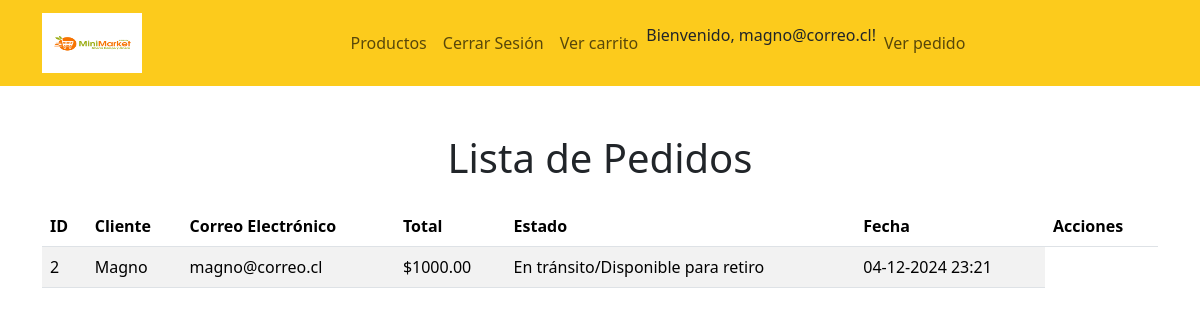
The app's page /estado/ (signed in) with its own data.
### core/models.py (models this page shows, shortened)
class Usuario(AbstractUser):
    PREGUNTAS_RECUPERACION = [
        ('1', '¿Cuál es el nombre de tu primera mascota?'),
        ('2', '¿Cuál es tu comida favorita?'),
        ('3', '¿Cuál es el nombre de tu mejor amigo de la infancia?'),
    ]
    nombre = models.CharField(max_length=150)
    correo = models.EmailField(unique=True)
    pregunta_recuperacion = models.CharField(max_length=1, choices=PREGUNTAS_RECUPERACION)
    respuesta_pregunta = models.CharField(max_length=150)
    rol = models.CharField(max_length=50, choices=[('cliente', 'Cliente'), ('trabajador', 'Trabajador'), ('administrador', 'Administrador')])
    USERNAME_FIELD = 'correo'  # Usa 'correo' para autenticación
    REQUIRED_FIELDS = ['username', 'nombre', 'rol']  # 'username' sigue siendo obligatorio

class Pedido(models.Model):
    ESTADOS = [
        ('PRE', 'Preparación'),
        ('TRA', 'En tránsito/Disponible para retiro'),
        ('ENT', 'Entregado'),
        ('CAN', 'Cancelado'),
    ]
    nombre_cliente = models.CharField(max_length=100)
    direccion_envio = models.CharField(max_length=255)
    correo_electronico = models.EmailField()
    productos = models.ManyToManyField('Producto', through='DetallePedido')
    total = models.DecimalField(max_digits=10, decimal_places=2)
    fecha_pedido = models.DateTimeField(auto_now_add=True)
    estado = models.CharField(max_length=3, choices=ESTADOS, default='PRE')  # Campo de estado

### core/views.py (the view)
# urls.py: path('estado/', views.ver_estado_pedido, name='estado_pedido'),
@login_required
def ver_estado_pedido(request):
    usuario = request.user  # Obtener el usuario actual (suponiendo que el usuario está autenticado)
    pedidos = Pedido.objects.all()
    return render(request, 'core/estado_pedido.html', {'correo': usuario.correo, 'pedidos': pedidos})

### core/templates/core/estado_pedido.html (shortened to what this page needs)
{% extends 'core/base.html' %}
{% block main %}
<div class="container mt-5">
    <h1 class="text-center mb-4">Lista de Pedidos</h1>
    <table class="table table-striped">
        <thead>
            <tr>
                <th>ID</th>
                <th>Cliente</th>
                <th>Correo Electrónico</th>
                <th>Total</th>
                <th>Estado</th>
                <th>Fecha</th>
                <th>Acciones</th>
            </tr>
        </thead>
        <tbody>
            {% for ped in pedidos %}
            {% if ped.correo_electronico == correo %}
            {% if ped.estado == 'TRA' %}
            <td>{{ ped.id }}</td>
            <td>{{ ped.nombre_cliente }}</td>
            <td>{{ ped.correo_electronico }}</td>
            <td>${{ ped.total }}</td>
            <td>{{ ped.get_estado_display }}</td>
            <td>{{ped.fecha_pedido|date:"d-m-Y H:i" }}</td>
            {%else%}
            <th>ID</th>
            {% endif %}
            {% endif %}
            {% endfor %}
        </tbody>
    </table>
</div>
{% endblock %}

### core/templates/core/base.html (shortened to what this page needs)
{% load static %}
<!DOCTYPE html>
<html lang="es">
<head>
    <link rel="stylesheet" href="{% static 'css/bootstrap.css' %}">
    <link rel="stylesheet" href="{% static 'css/style.css' %}">
</head>
<body>
    <nav class="navbar navbar-expand-lg navbar-red">
        <div class="container">
            <a class="navbar-brand" href="#">
                <img src="{% static 'img/logo.png' %}" alt="Logo" width="100" height="60" class="d-inline-block align-top">
            </a>
            <div class="collapse navbar-collapse" id="navbarNav">
                <ul class="navbar-nav mx-auto">
                    <li class="nav-item">
                        <a class="nav-link" href="{% url 'lista_productos' %}">Productos</a>
                    </li>
                    {% if user.is_authenticated %}
                    <li class="nav-item">
                        <a class="nav-link" href="{% url 'logout' %}">Cerrar Sesión</a>
                    </li>
                    {% else %}
                    <li class="nav-item">
                        <a class="nav-link" href="{% url 'login' %}">Iniciar Sesión</a>
                    </li>
                    {% endif %}
                    {% if user.is_authenticated %}
                    <li class="nav-item">
                        <a class="nav-link" href="{% url 'ver_carrito' %}">Ver carrito</a>
                    </li>
                    {% endif %}
                    {% if user.is_authenticated %}
                    <li class="nav-item">
                        <p>Bienvenido, {{ user.username }}!</p>
                    </li>
                    {% endif %}
                    {% if user.is_authenticated %}
                    <li class="nav-item">
                        <a class="nav-link" href="{% url 'estado_pedido' %}">Ver pedido</a>
                    </li>
                    {% endif %}
                </ul>
            </div>
        </div>
    </nav>
    {% block main %}
    {% endblock %}
</body>
</html>

### core/static/css/style.css (style rules this page uses)
.navbar-red { background-color: #fccb1c!important; }
.navbar-nav { margin: 0 auto; }

### records on screen
Usuario: username "magno@correo.cl"
Pedido: id "2", nombre_cliente "Magno", correo_electronico "magno@correo.cl", total "1000.00", estado "En tránsito/Disponible para retiro", fecha_pedido "04-12-2024 23:21"
